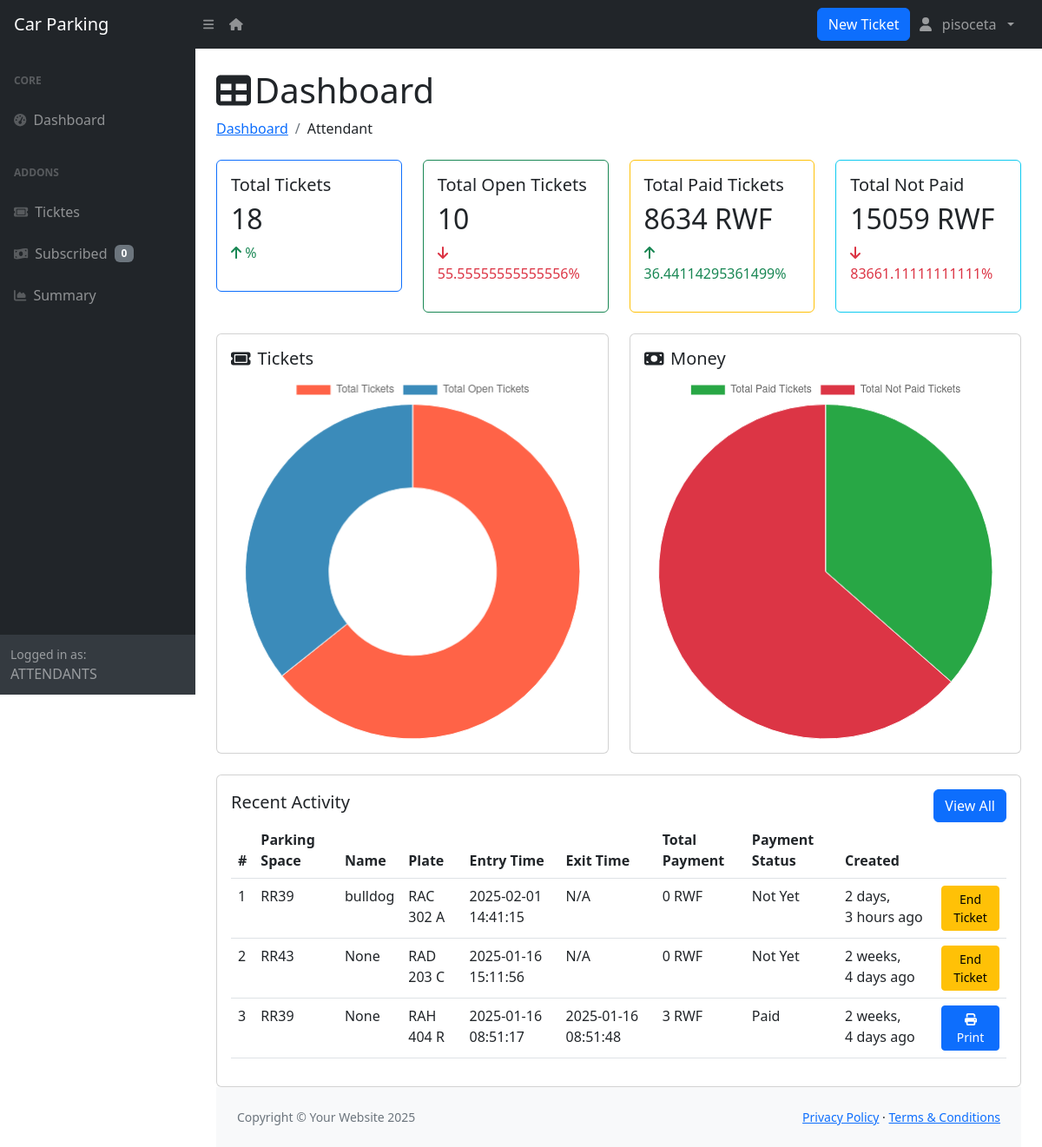
Page /dashboard/ (signed in) on the committed database.
### app/models.py (models this page shows, shortened)
class User(AbstractUser):
    class Role(models.TextChoices):
        ATTENDANTS = "ATTENDANTS", "Attendants"
        ADMIN = "ADMIN", "Admin"
        CLIENT = "CLIENT", "Client"
    role = models.CharField(
        max_length=50,
        choices=Role.choices,
        default=Role.CLIENT  # Set default role to CLIENT
    )
    phone_number = models.CharField(
        validators=[phone_regex],
        max_length=10,
        unique=True,
        null=True
    )
    groups = models.ManyToManyField(
        'auth.Group',
        related_name='users',
        blank=True,
        help_text='The groups this user belongs to.'
    )
    user_permissions = models.ManyToManyField(
        'auth.Permission',
        related_name='users',
        blank=True,
        help_text='Specific permissions for this user.'
    )

class Ticket(models.Model):
    parking_space = models.ForeignKey(ParkingSpace, on_delete=models.PROTECT)
    name = models.CharField(max_length=255, null=True, blank=True)  # Made nullable
    plate = models.CharField(validators=[plate_regex], max_length=9)
    entry_time = models.DateTimeField(default=timezone.now)
    exit_time = models.DateTimeField(null=True, blank=True)
    total_payment = models.IntegerField(default=0)  # Ensure this is callable
    payment_status = models.BooleanField(max_length=50, default=False)
    parking_attendee = models.ForeignKey(User, on_delete=models.SET_NULL, null=True)
    created_at = models.DateTimeField(auto_now_add=True)
    updated_at = models.DateTimeField(null=True, blank=True)

class ParkingSpace(models.Model):
    parking_lot = models.ForeignKey('ParkingLot', on_delete=models.PROTECT, related_name='parking_spaces')
    subscription = models.ForeignKey('Subscription', on_delete=models.PROTECT, null=True, blank=True)
    space_code = models.CharField(max_length=6, unique=True)
    type = models.CharField(max_length=20, choices=SPACE_TYPE_CHOICES, default='REGULAR')
    status = models.BooleanField(default=False)
    created_at = models.DateTimeField(auto_now_add=True)

### app/views.py (the view, shortened to what this page needs)
# urls.py: path('dashboard/', views.dashboard, name="dashboard"),
@login_required
def dashboard(request):
    parking_spaces = []
    form = TicketForm()
    modal_open = False
    if request.user.role == 'ATTENDANTS':
        parking_spaces = get_user_parking_spaces(request.user)
        ticket_stats = get_ticket_statistics(request.user)
        tickets = get_recent_tickets(request.user)
        unpaid_count = get_unpaid_subscriptions_count(request.user)
        return render(
            request,
            "dashboard/index.html",
            {
                "tickets": tickets,
                "active_menu": "dashboard",
                "parking_spaces": parking_spaces,
                "form": form,
                "modal_open": modal_open,
                "unpaid_count": unpaid_count,
                **ticket_stats,
            },
        )

### app/views.py (called while the page is built)
def get_user_parking_spaces(user):
    parking_lots = ParkingLot.objects.filter(
        Q(manager_1=user) | Q(manager_2=user)
    )
    return ParkingSpace.objects.filter(parking_lot__in=parking_lots, status=False)

def get_recent_tickets(user, limit=3):
    return Ticket.objects.filter(parking_attendee=user).order_by('-created_at')[:limit]

def get_unpaid_subscriptions_count(user):
    parking_lots = ParkingLot.objects.filter(manager_1=user) | ParkingLot.objects.filter(manager_2=user)
    parking_spaces = ParkingSpace.objects.filter(parking_lot__in=parking_lots)
    return Subscribed.objects.filter(parking_space__in=parking_spaces, payment_status=False).count()

### app/templates/app/dashboard/index.html (shortened to what this page needs)
{% extends 'dashboard/base.html' %}
{% block content %}
    {% if request.user.role == "ADMIN" %}
        {% include '../dashboard/includes/admin-index.html' %}
    {% elif request.user.role == "ATTENDANTS" %}
        {% include '../dashboard/includes/attendant-index.html' %}
    {% elif request.user.role == "CLIENT" %}
        {% include '../dashboard/includes/client-index.html' %}
    {% else %}
        <p>No sidebar available for your role.</p>
    {% endif %}
                {% endblock %}

### app/templates/app/dashboard/includes/nav.html (shortened to what this page needs)
{% load humanize %}
<nav class="sb-topnav navbar navbar-expand navbar-dark bg-dark">
  <a class="navbar-brand ps-3" href="{% url 'dashboard' %}">Car Parking</a>
  <button class="btn btn-link btn-sm order-1 order-lg-0 me-4 me-lg-0" id="sidebarToggle" href="#!"><i class="fas fa-bars"></i></button>
  <a href="/" class="btn btn-link btn-sm order-1 order-lg-0 me-4 me-lg-0" id="sidebarToggle" href="#!"><i class="fas fa-house"></i></a>
  {% if request.user.role == "ATTENDANTS" %}
    <button type="button" class="btn btn-primary" data-bs-toggle="modal" data-bs-target="#newTicketModal">
        New Ticket
    </button>
    {% elif request.user.role == "CLIENT" %}
    <button id="openSubscriptionModal" type="button" class="btn btn-primary">My Subscription</button>
    {% endif %}
  <ul class="navbar-nav ms-auto ms-md-0 me-3 me-lg-4">
      <li class="nav-item dropdown">
          <a class="nav-link dropdown-toggle" id="navbarDropdown" href="#" role="button" data-bs-toggle="dropdown" aria-expanded="false"><i class="fas fa-user fa-fw"></i> &nbsp;{{ request.user.username }} &nbsp;</a>
      </li>
  </ul>
</nav>

### app/templates/app/dashboard/includes/attendant-sidebar.html (shortened to what this page needs)
<div id="layoutSidenav_nav">
  <nav class="sb-sidenav accordion sb-sidenav-dark" id="sidenavAccordion">
      <div class="sb-sidenav-menu">
          <div class="nav">
              <div class="sb-sidenav-menu-heading">Core</div>
              <a class="nav-link" href="{% url 'dashboard' %}">
                  <div class="sb-nav-link-icon"><i class="fas fa-tachometer-alt"></i></div>
                  Dashboard
              </a>
              <div class="sb-sidenav-menu-heading">Addons</div>
              <a class="nav-link" href="{% url 'att_tickets' %}">
                <div class="sb-nav-link-icon"><i class="fas fa-ticket"></i></div>
                Ticktes
            </a>
            <a class="nav-link" href="{% url 'subscribed_parking_spaces' %}">
                <div class="sb-nav-link-icon"><i class="fas fa-money-bill-wave"></i></div>
                Subscribed &nbsp; <span class="badge text-bg-secondary">{{ unpaid_count }}</span>
            </a>
              <a class="nav-link" href="{% url 'att_summary' %}">
                  <div class="sb-nav-link-icon"><i class="fas fa-chart-area"></i></div>
                  Summary
              </a>
          </div>
      </div>
      <div class="sb-sidenav-footer">
          <div class="small">Logged in as:</div>
          {{ request.user.role }}
      </div>
  </nav>
</div>

### app/templates/app/dashboard/includes/attendant-index.html (shortened to what this page needs)
{% load humanize %}
<div class="container-fluid px-4">
  <div class="d-flex justify-content-between align-items-center">
    <h1 class="mt-4"><i class="fas fa-table me-1"></i>Dashboard</h1>
  </div>
    <ol class="breadcrumb mb-4">
        <li class="breadcrumb-item "><a href="{% url 'dashboard' %}"> Dashboard </a></li>
        <li class="breadcrumb-item">Attendant </a></li>
    </ol>
<div class="row mb-4">
  <div class="col-md-3">
    <div class="card stat-card border-primary">
      <div class="card-body">
        <h5 class="card-title">Total Tickets</h5>
        <h2>{{ total_tickets }}</h2>
        <p class="text-success">
          <i class="fas fa-arrow-up"></i> {{ total_tickets_percentage }}%
        </p>
      </div>
    </div>
  </div>
  <div class="col-md-3">
    <div class="card stat-card border-success">
      <div class="card-body">
        <h5 class="card-title">Total Open Tickets</h5>
        <h2>{{ total_open_tickets }}</h2>
        <p class="text-danger">
          <i class="fas fa-arrow-down"></i> {{ total_open_tickets_percentage }}%
        </p>
      </div>
    </div>
  </div>
  <div class="col-md-3">
    <div class="card stat-card border-warning">
      <div class="card-body">
        <h5 class="card-title">Total Paid Tickets</h5>
        <h2>{{ total_paid_tickets }} RWF</h2>
        <p class="text-success">
          <i class="fas fa-arrow-up"></i> {{ total_paid_tickets_percentage }}%
        </p>
      </div>
    </div>
  </div>
  <div class="col-md-3">
    <div class="card stat-card border-info">
      <div class="card-body">
        <h5 class="card-title">Total Not Paid</h5>
        <h2>{{ total_not_paid_tickets }} RWF</h2>
        <p class="text-danger">
          <i class="fas fa-arrow-down"></i> {{ total_not_paid_tickets_percentage }}%
        </p>
      </div>
    </div>
  </div>
</div>
  <div class="row mb-4">
    <div class="col-md-6">
        <div class="card">
            <div class="card-body">
                <h5 class="card-title"><i class="fas fa-ticket me-2"></i>Tickets</h5>
                <canvas id="ticketsChart"></canvas>
            </div>
        </div>
    </div>
    <div class="col-md-6">
        <div class="card">
            <div class="card-body">
                <h5 class="card-title"><i class="fas fa-money-bill me-2"></i>Money</h5>
                <canvas id="moneyChart"></canvas>
            </div>
        </div>
    </div>
</div>
  <div class="card">
    <div class="card-body">
      <div class="d-flex justify-content-between align-items-center">
      <h5 class="card-title">Recent Activity</h5>
      <a href="{% url 'att_tickets' %}" class="btn btn-primary">View All</a>
      </div>
      <div class="table-responsive">
        <table class="table" >
          <thead>
            <tr>
                <th>#</th>
                <th>Parking Space</th>
                <th>Name</th>
                <th>Plate</th>
                <th>Entry Time</th>
                <th>Exit Time</th>
                <th>Total Payment</th>
                <th>Payment Status</th>
                <th>Created</th>
                <th></th>
            </tr>
          </thead>
          <tbody>
                        {% for ticket in tickets %}
                        <tr>
                            <td>{{ forloop.counter }}</td>
                            <td>{{ ticket.parking_space.space_code }}</td>
                            <td>{{ ticket.name|default:"N/A" }}</td>
                            <td>{{ ticket.plate }}</td>
                            <td>{{ ticket.entry_time|date:"Y-m-d H:i:s" }}</td>
                            <td>{{ ticket.exit_time|date:"Y-m-d H:i:s"|default:"N/A" }}</td>
                            <td>{{ ticket.total_payment }} RWF</td>
                            <td>{{ ticket.payment_status|yesno:"Paid,Not Yet" }}</td>
                            <td>{{ ticket.created_at|naturaltime }}</td>
                            {% if not ticket.exit_time %}
                            <td>
                                <a href="{% url 'end_ticket' ticket.id %}" class="btn btn-warning btn-sm">
                                    End Ticket
                                </a>
                            </td>
                            {% elif not ticket.payment_status %}
                            <td>
                                <a href="{% url 'change_payment_status' ticket.id %}" class="btn btn-success btn-sm">
                                    <i class="fas fa-circle-check"></i> Change to Paid
                                </a>
                            </td>
                            {% elif ticket.payment_status %}
                            <td>
                                <a href="{% url 'print_receipt' ticket.id %}" class="btn btn-primary btn-sm">
                                    <i class="fas fa-print"></i> Print
                                </a>
                            </td>
                            {% else %}
                            <td></td>
                            {% endif %}
                        </tr>
                        {% empty %}
                        <tr>
                            <td colspan="10" class="text-center">No tickets found.</td>
                        </tr>
                        {% endfor %}
                    </tbody>
        </table>
      </div>
    </div>
  </div>
  <script>
    var ctx1 = document.getElementById('ticketsChart').getContext('2d');
    var ticketsChart = new Chart(ctx1, {
        type: 'doughnut',
        data: {
            labels: ['Total Tickets', 'Total Open Tickets'],
            datasets: [{
                data: [{{ total_tickets }}, {{ total_open_tickets }}],
                backgroundColor: ['#ff6347', '#3b8bba'],
                borderWidth: 1
            }]
        },
        options: {
            responsive: true,
            plugins: {
                legend: {
                    position: 'top',
                },
                tooltip: {
                    callbacks: {
                        label: function(tooltipItem) {
                            return tooltipItem.raw + ' Tickets';
                        }
                    }
                }
            }
        }
    });
    var ctx2 = document.getElementById('moneyChart').getContext('2d');
    var moneyChart = new Chart(ctx2, {
        type: 'pie',
        data: {
            labels: ['Total Paid Tickets', 'Total Not Paid Tickets'],
            datasets: [{
                data: [{{ total_paid_tickets }}, {{ total_not_paid_tickets }}],
                backgroundColor: ['#28a745', '#dc3545'],
                borderWidth: 1
            }]
        },
        options: {
            responsive: true,
            plugins: {
                legend: {
                    position: 'top',
                },
                tooltip: {
                    callbacks: {
                        label: function(tooltipItem) {
                            return tooltipItem.raw + ' RWF';
                        }
                    }
                }
            }
        }
    });
</script>

### rows in the picture
User: user.username "pisoceta", user.role "ATTENDANTS"
Ticket: parking_space.space_code "RR39", name "bulldog", plate "RAC 302 A", entry_time "2025-02-01 14:41:15", exit_time "N/A", total_payment "0", payment_status "Not Yet", created_at "2 days, 3 hours ago", shows "End Ticket"
Ticket: parking_space.space_code "RR43", name "None", plate "RAD 203 C", entry_time "2025-01-16 15:11:56", exit_time "N/A", total_payment "0", payment_status "Not Yet", created_at "2 weeks, 4 days ago", shows "End Ticket"
Ticket: parking_space.space_code "RR39", name "None", plate "RAH 404 R", entry_time "2025-01-16 08:51:17", exit_time "2025-01-16 08:51:48", total_payment "3", payment_status "Paid", created_at "2 weeks, 4 days ago", shows "Print"

### other values in the picture
{{ unpaid_count }} "0"
{{ total_tickets }} "18"
{{ total_open_tickets }} "10"
{{ total_open_tickets_percentage }} "55.55555555555556"
{{ total_paid_tickets }} "8634"
{{ total_paid_tickets_percentage }} "36.44114295361499"
{{ total_not_paid_tickets }} "15059"
{{ total_not_paid_tickets_percentage }} "83661.11111111111"
chart data {{ total_tickets }} 18
chart data {{ total_open_tickets }} 10
chart data {{ total_paid_tickets }} 8634
chart data {{ total_not_paid_tickets }} 15059
